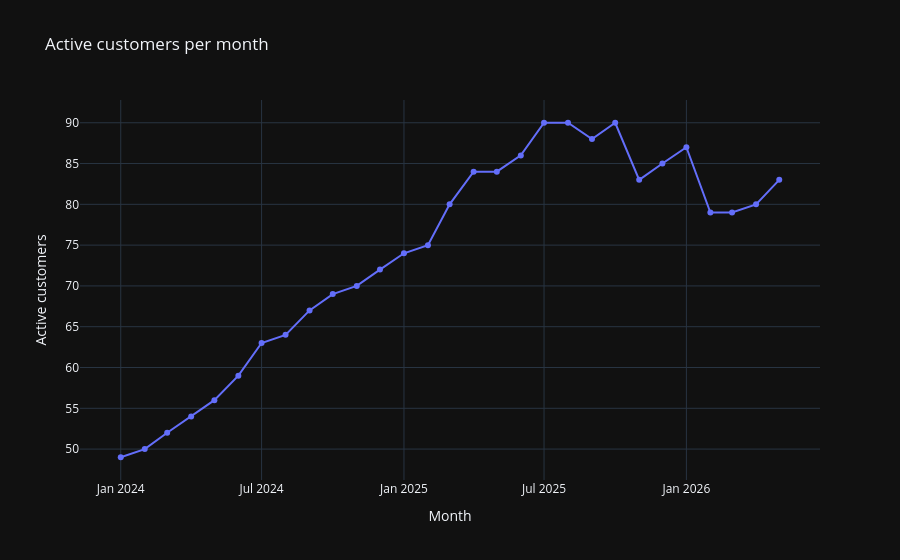

The code cell stored with this chart in its notebook:
### Markdown cell above
### 1.6 Active customers by month

### Code cell
df_active = con.sql("""
    SELECT month, COUNT(DISTINCT customer_id) AS active_customers
    FROM monthly_usage
    GROUP BY month
    ORDER BY month
""").df()

fig = px.line(
    df_active, x="month", y="active_customers", markers=True,
    title="Active customers per month",
    labels={"month": "Month", "active_customers": "Active customers"}
)
fig.write_image("block1_active_customers.png")
fig.show()

### Figure 1 — Plotly figure (JSON) as saved in the notebook; plotly's stock layout.template omitted (floating-point values rounded to 4 significant figures)
{"data": [{"hovertemplate": "Month=%{x}<br>Active customers=%{y}<extra></extra>", "legendgroup": "", "line": {"color": "#636efa", "dash": "solid"}, "marker": {"symbol": "circle"}, "mode": "lines+markers", "name": "", "orientation": "v", "showlegend": false, "x": ["2024-01-01T00:00:00", "2024-02-01T00:00:00", "2024-03-01T00:00:00", "2024-04-01T00:00:00", "2024-05-01T00:00:00", "2024-06-01T00:00:00", "2024-07-01T00:00:00", "2024-08-01T00:00:00", "2024-09-01T00:00:00", "2024-10-01T00:00:00", "2024-11-01T00:00:00", "2024-12-01T00:00:00", "2025-01-01T00:00:00", "2025-02-01T00:00:00", "2025-03-01T00:00:00", "2025-04-01T00:00:00", "2025-05-01T00:00:00", "2025-06-01T00:00:00", "2025-07-01T00:00:00", "2025-08-01T00:00:00", "2025-09-01T00:00:00", "2025-10-01T00:00:00", "2025-11-01T00:00:00", "2025-12-01T00:00:00", "2026-01-01T00:00:00", "2026-02-01T00:00:00", "2026-03-01T00:00:00", "2026-04-01T00:00:00", "2026-05-01T00:00:00"], "xaxis": "x", "y": [49, 50, 52, 54, 56, 59, 63, 64, 67, 69, 70, 72, 74, 75, 80, 84, 84, 86, 90, 90, 88, 90, 83, 85, 87, 79, 79, 80, 83], "yaxis": "y", "type": "scatter"}], "layout": {"xaxis": {"anchor": "y", "domain": [0.0, 1.0], "title": {"text": "Month"}}, "yaxis": {"anchor": "x", "domain": [0.0, 1.0], "title": {"text": "Active customers"}}, "legend": {"tracegroupgap": 0}, "title": {"text": "Active customers per month"}}}
